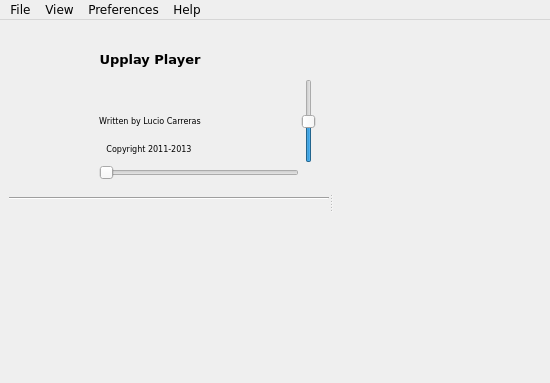
<?xml version="1.0" encoding="UTF-8"?>
<ui version="4.0">
 <class>Upplay</class>
 <widget class="QMainWindow" name="Upplay">
  <property name="geometry">
   <rect>
    <x>0</x>
    <y>0</y>
    <width>550</width>
    <height>383</height>
   </rect>
  </property>
  <property name="sizePolicy">
   <sizepolicy hsizetype="Preferred" vsizetype="Preferred">
    <horstretch>0</horstretch>
    <verstretch>0</verstretch>
   </sizepolicy>
  </property>
  <property name="font">
   <font>
    <family>DejaVu Sans</family>
   </font>
  </property>
  <property name="focusPolicy">
   <enum>Qt::StrongFocus</enum>
  </property>
  <property name="windowTitle">
   <string>Upplay Player</string>
  </property>
  <property name="windowIcon">
   <iconset>
    <normaloff>../../.designer/backup/icons/play.png</normaloff>../../.designer/backup/icons/play.png</iconset>
  </property>
  <property name="toolButtonStyle">
   <enum>Qt::ToolButtonIconOnly</enum>
  </property>
  <property name="documentMode">
   <bool>false</bool>
  </property>
  <property name="unifiedTitleAndToolBarOnMac">
   <bool>true</bool>
  </property>
  <widget class="QWidget" name="centralwidget">
   <layout class="QVBoxLayout" name="verticalLayout_2">
    <item>
     <widget class="QSplitter" name="splitter">
      <property name="orientation">
       <enum>Qt::Horizontal</enum>
      </property>
      <widget class="QWidget" name="layoutWidget">
       <layout class="QVBoxLayout" name="verticalLayout" stretch="0,1">
        <property name="spacing">
         <number>2</number>
        </property>
        <item>
         <layout class="QGridLayout" name="gridLayout">
          <property name="verticalSpacing">
           <number>0</number>
          </property>
          <item row="7" column="3" rowspan="2">
           <widget class="QPushButton" name="btn_stop">
            <property name="minimumSize">
             <size>
              <width>28</width>
              <height>28</height>
             </size>
            </property>
            <property name="maximumSize">
             <size>
              <width>28</width>
              <height>28</height>
             </size>
            </property>
            <property name="focusPolicy">
             <enum>Qt::NoFocus</enum>
            </property>
            <property name="text">
             <string/>
            </property>
            <property name="icon">
             <iconset>
              <normaloff>:/icons/stop.png</normaloff>:/icons/stop.png</iconset>
            </property>
            <property name="iconSize">
             <size>
              <width>22</width>
              <height>22</height>
             </size>
            </property>
            <property name="flat">
             <bool>true</bool>
            </property>
           </widget>
          </item>
          <item row="0" column="1" colspan="2">
           <layout class="QHBoxLayout" name="horizontalLayout_3">
            <item>
             <widget class="QLabel" name="lab_sayonara">
              <property name="minimumSize">
               <size>
                <width>0</width>
                <height>50</height>
               </size>
              </property>
              <property name="maximumSize">
               <size>
                <width>16777215</width>
                <height>40</height>
               </size>
              </property>
              <property name="font">
               <font>
                <pointsize>10</pointsize>
                <weight>75</weight>
                <bold>true</bold>
                <stylestrategy>PreferAntialias</stylestrategy>
               </font>
              </property>
              <property name="text">
               <string>Upplay Player</string>
              </property>
              <property name="alignment">
               <set>Qt::AlignCenter</set>
              </property>
             </widget>
            </item>
            <item>
             <widget class="QLabel" name="lab_title">
              <property name="minimumSize">
               <size>
                <width>0</width>
                <height>50</height>
               </size>
              </property>
              <property name="maximumSize">
               <size>
                <width>16777215</width>
                <height>40</height>
               </size>
              </property>
              <property name="font">
               <font>
                <pointsize>10</pointsize>
                <weight>75</weight>
                <bold>true</bold>
                <stylestrategy>PreferAntialias</stylestrategy>
               </font>
              </property>
              <property name="styleSheet">
               <string notr="true"/>
              </property>
              <property name="locale">
               <locale language="German" country="Germany"/>
              </property>
              <property name="inputMethodHints">
               <set>Qt::ImhNone</set>
              </property>
              <property name="text">
               <string notr="true"/>
              </property>
              <property name="textFormat">
               <enum>Qt::PlainText</enum>
              </property>
              <property name="scaledContents">
               <bool>true</bool>
              </property>
              <property name="alignment">
               <set>Qt::AlignCenter</set>
              </property>
              <property name="wordWrap">
               <bool>true</bool>
              </property>
              <property name="textInteractionFlags">
               <set>Qt::LinksAccessibleByMouse|Qt::TextSelectableByMouse</set>
              </property>
             </widget>
            </item>
           </layout>
          </item>
          <item row="0" column="0" rowspan="7">
           <widget class="QPushButton" name="albumCover">
            <property name="minimumSize">
             <size>
              <width>80</width>
              <height>80</height>
             </size>
            </property>
            <property name="maximumSize">
             <size>
              <width>95</width>
              <height>95</height>
             </size>
            </property>
            <property name="focusPolicy">
             <enum>Qt::NoFocus</enum>
            </property>
            <property name="text">
             <string/>
            </property>
            <property name="iconSize">
             <size>
              <width>80</width>
              <height>80</height>
             </size>
            </property>
            <property name="flat">
             <bool>true</bool>
            </property>
           </widget>
          </item>
          <item row="7" column="1" colspan="2">
           <widget class="DirectSlider" name="songProgress">
            <property name="sizePolicy">
             <sizepolicy hsizetype="Expanding" vsizetype="Fixed">
              <horstretch>1</horstretch>
              <verstretch>0</verstretch>
             </sizepolicy>
            </property>
            <property name="minimumSize">
             <size>
              <width>100</width>
              <height>20</height>
             </size>
            </property>
            <property name="maximumSize">
             <size>
              <width>16777215</width>
              <height>20</height>
             </size>
            </property>
            <property name="sizeIncrement">
             <size>
              <width>3</width>
              <height>0</height>
             </size>
            </property>
            <property name="focusPolicy">
             <enum>Qt::NoFocus</enum>
            </property>
            <property name="orientation">
             <enum>Qt::Horizontal</enum>
            </property>
            <property name="invertedAppearance">
             <bool>false</bool>
            </property>
            <property name="invertedControls">
             <bool>false</bool>
            </property>
            <property name="tickInterval">
             <number>20</number>
            </property>
           </widget>
          </item>
          <item row="7" column="0" rowspan="2">
           <layout class="QHBoxLayout" name="horizontalLayout_2">
            <property name="spacing">
             <number>0</number>
            </property>
            <property name="sizeConstraint">
             <enum>QLayout::SetMaximumSize</enum>
            </property>
            <property name="bottomMargin">
             <number>0</number>
            </property>
            <item>
             <widget class="QPushButton" name="btn_bw">
              <property name="enabled">
               <bool>true</bool>
              </property>
              <property name="sizePolicy">
               <sizepolicy hsizetype="Fixed" vsizetype="Fixed">
                <horstretch>0</horstretch>
                <verstretch>0</verstretch>
               </sizepolicy>
              </property>
              <property name="minimumSize">
               <size>
                <width>28</width>
                <height>28</height>
               </size>
              </property>
              <property name="maximumSize">
               <size>
                <width>28</width>
                <height>28</height>
               </size>
              </property>
              <property name="focusPolicy">
               <enum>Qt::NoFocus</enum>
              </property>
              <property name="text">
               <string/>
              </property>
              <property name="icon">
               <iconset>
                <normaloff>:/icons/bwd.png</normaloff>:/icons/bwd.png</iconset>
              </property>
              <property name="iconSize">
               <size>
                <width>20</width>
                <height>20</height>
               </size>
              </property>
              <property name="flat">
               <bool>true</bool>
              </property>
             </widget>
            </item>
            <item>
             <widget class="QPushButton" name="btn_play">
              <property name="sizePolicy">
               <sizepolicy hsizetype="Fixed" vsizetype="Fixed">
                <horstretch>0</horstretch>
                <verstretch>0</verstretch>
               </sizepolicy>
              </property>
              <property name="minimumSize">
               <size>
                <width>32</width>
                <height>34</height>
               </size>
              </property>
              <property name="maximumSize">
               <size>
                <width>32</width>
                <height>34</height>
               </size>
              </property>
              <property name="focusPolicy">
               <enum>Qt::NoFocus</enum>
              </property>
              <property name="text">
               <string/>
              </property>
              <property name="icon">
               <iconset>
                <normaloff>:/icons/play.png</normaloff>:/icons/play.png</iconset>
              </property>
              <property name="iconSize">
               <size>
                <width>28</width>
                <height>28</height>
               </size>
              </property>
              <property name="shortcut">
               <string/>
              </property>
              <property name="autoDefault">
               <bool>false</bool>
              </property>
              <property name="default">
               <bool>false</bool>
              </property>
              <property name="flat">
               <bool>true</bool>
              </property>
             </widget>
            </item>
            <item>
             <widget class="QPushButton" name="btn_fw">
              <property name="enabled">
               <bool>true</bool>
              </property>
              <property name="sizePolicy">
               <sizepolicy hsizetype="Fixed" vsizetype="Fixed">
                <horstretch>0</horstretch>
                <verstretch>0</verstretch>
               </sizepolicy>
              </property>
              <property name="minimumSize">
               <size>
                <width>28</width>
                <height>28</height>
               </size>
              </property>
              <property name="maximumSize">
               <size>
                <width>28</width>
                <height>28</height>
               </size>
              </property>
              <property name="focusPolicy">
               <enum>Qt::NoFocus</enum>
              </property>
              <property name="text">
               <string/>
              </property>
              <property name="icon">
               <iconset>
                <normaloff>:/icons/fwd.png</normaloff>:/icons/fwd.png</iconset>
              </property>
              <property name="iconSize">
               <size>
                <width>20</width>
                <height>20</height>
               </size>
              </property>
              <property name="flat">
               <bool>true</bool>
              </property>
             </widget>
            </item>
           </layout>
          </item>
          <item row="1" column="3" rowspan="6">
           <widget class="DirectSlider" name="volumeSlider">
            <property name="focusPolicy">
             <enum>Qt::NoFocus</enum>
            </property>
            <property name="maximum">
             <number>100</number>
            </property>
            <property name="value">
             <number>50</number>
            </property>
            <property name="tracking">
             <bool>false</bool>
            </property>
            <property name="invertedAppearance">
             <bool>false</bool>
            </property>
            <property name="invertedControls">
             <bool>false</bool>
            </property>
            <property name="tickInterval">
             <number>25</number>
            </property>
           </widget>
          </item>
          <item row="9" column="0" colspan="4">
           <widget class="Line" name="line">
            <property name="enabled">
             <bool>true</bool>
            </property>
            <property name="sizePolicy">
             <sizepolicy hsizetype="MinimumExpanding" vsizetype="Fixed">
              <horstretch>3</horstretch>
              <verstretch>0</verstretch>
             </sizepolicy>
            </property>
            <property name="minimumSize">
             <size>
              <width>320</width>
              <height>3</height>
             </size>
            </property>
            <property name="styleSheet">
             <string notr="true"/>
            </property>
            <property name="frameShadow">
             <enum>QFrame::Sunken</enum>
            </property>
            <property name="lineWidth">
             <number>1</number>
            </property>
            <property name="midLineWidth">
             <number>0</number>
            </property>
            <property name="orientation">
             <enum>Qt::Horizontal</enum>
            </property>
           </widget>
          </item>
          <item row="8" column="1" colspan="2">
           <layout class="QHBoxLayout" name="horizontalLayout_4">
            <property name="spacing">
             <number>2</number>
            </property>
            <item>
             <widget class="QLabel" name="curTime">
              <property name="font">
               <font>
                <pointsize>7</pointsize>
               </font>
              </property>
              <property name="styleSheet">
               <string notr="true"/>
              </property>
              <property name="lineWidth">
               <number>0</number>
              </property>
              <property name="text">
               <string notr="true"/>
              </property>
             </widget>
            </item>
            <item>
             <spacer name="horizontalSpacer">
              <property name="orientation">
               <enum>Qt::Horizontal</enum>
              </property>
              <property name="sizeType">
               <enum>QSizePolicy::MinimumExpanding</enum>
              </property>
              <property name="sizeHint" stdset="0">
               <size>
                <width>40</width>
                <height>10</height>
               </size>
              </property>
             </spacer>
            </item>
            <item>
             <widget class="QLabel" name="maxTime">
              <property name="font">
               <font>
                <pointsize>7</pointsize>
               </font>
              </property>
              <property name="lineWidth">
               <number>0</number>
              </property>
              <property name="text">
               <string notr="true"/>
              </property>
              <property name="alignment">
               <set>Qt::AlignRight|Qt::AlignTrailing|Qt::AlignVCenter</set>
              </property>
             </widget>
            </item>
           </layout>
          </item>
          <item row="0" column="3">
           <widget class="QPushButton" name="btn_mute">
            <property name="maximumSize">
             <size>
              <width>28</width>
              <height>30</height>
             </size>
            </property>
            <property name="focusPolicy">
             <enum>Qt::NoFocus</enum>
            </property>
            <property name="text">
             <string/>
            </property>
            <property name="icon">
             <iconset>
              <normaloff>:/icons/vol_mute.png</normaloff>:/icons/vol_mute.png</iconset>
            </property>
            <property name="iconSize">
             <size>
              <width>24</width>
              <height>24</height>
             </size>
            </property>
            <property name="flat">
             <bool>true</bool>
            </property>
           </widget>
          </item>
          <item row="3" column="1" rowspan="2" colspan="2">
           <layout class="QHBoxLayout" name="horizontalLayout_6">
            <item>
             <widget class="QLabel" name="lab_writtenby">
              <property name="font">
               <font>
                <pointsize>6</pointsize>
                <stylestrategy>PreferAntialias</stylestrategy>
               </font>
              </property>
              <property name="text">
               <string>Written by Lucio Carreras</string>
              </property>
              <property name="alignment">
               <set>Qt::AlignCenter</set>
              </property>
             </widget>
            </item>
            <item>
             <widget class="QLabel" name="lab_artist">
              <property name="font">
               <font>
                <pointsize>6</pointsize>
                <stylestrategy>PreferAntialias</stylestrategy>
               </font>
              </property>
              <property name="styleSheet">
               <string notr="true"/>
              </property>
              <property name="frameShape">
               <enum>QFrame::NoFrame</enum>
              </property>
              <property name="frameShadow">
               <enum>QFrame::Plain</enum>
              </property>
              <property name="text">
               <string notr="true"/>
              </property>
              <property name="textFormat">
               <enum>Qt::AutoText</enum>
              </property>
              <property name="alignment">
               <set>Qt::AlignCenter</set>
              </property>
              <property name="wordWrap">
               <bool>true</bool>
              </property>
              <property name="openExternalLinks">
               <bool>false</bool>
              </property>
             </widget>
            </item>
           </layout>
          </item>
          <item row="5" column="1" rowspan="2" colspan="2">
           <layout class="QHBoxLayout" name="horizontalLayout_7">
            <item>
             <widget class="QLabel" name="lab_copyright">
              <property name="minimumSize">
               <size>
                <width>0</width>
                <height>20</height>
               </size>
              </property>
              <property name="maximumSize">
               <size>
                <width>16777215</width>
                <height>20</height>
               </size>
              </property>
              <property name="font">
               <font>
                <pointsize>6</pointsize>
                <stylestrategy>PreferAntialias</stylestrategy>
               </font>
              </property>
              <property name="text">
               <string>Copyright 2011-2013</string>
              </property>
              <property name="alignment">
               <set>Qt::AlignCenter</set>
              </property>
             </widget>
            </item>
            <item>
             <widget class="QLabel" name="lab_album">
              <property name="minimumSize">
               <size>
                <width>0</width>
                <height>20</height>
               </size>
              </property>
              <property name="maximumSize">
               <size>
                <width>16777215</width>
                <height>20</height>
               </size>
              </property>
              <property name="font">
               <font>
                <pointsize>6</pointsize>
                <stylestrategy>PreferAntialias</stylestrategy>
               </font>
              </property>
              <property name="styleSheet">
               <string notr="true"/>
              </property>
              <property name="text">
               <string notr="true"/>
              </property>
              <property name="alignment">
               <set>Qt::AlignCenter</set>
              </property>
              <property name="wordWrap">
               <bool>true</bool>
              </property>
             </widget>
            </item>
           </layout>
          </item>
          <item row="1" column="1" rowspan="2" colspan="2">
           <layout class="QHBoxLayout" name="horizontalLayout_8">
            <item>
             <widget class="QLabel" name="lab_version">
              <property name="maximumSize">
               <size>
                <width>16777215</width>
                <height>20</height>
               </size>
              </property>
              <property name="font">
               <font>
                <pointsize>8</pointsize>
                <stylestrategy>PreferAntialias</stylestrategy>
               </font>
              </property>
              <property name="text">
               <string/>
              </property>
              <property name="alignment">
               <set>Qt::AlignCenter</set>
              </property>
             </widget>
            </item>
            <item>
             <widget class="QLabel" name="lab_rating">
              <property name="minimumSize">
               <size>
                <width>0</width>
                <height>20</height>
               </size>
              </property>
              <property name="maximumSize">
               <size>
                <width>16777215</width>
                <height>20</height>
               </size>
              </property>
              <property name="font">
               <font>
                <pointsize>8</pointsize>
                <weight>75</weight>
                <bold>true</bold>
                <stylestrategy>PreferAntialias</stylestrategy>
               </font>
              </property>
              <property name="autoFillBackground">
               <bool>false</bool>
              </property>
              <property name="styleSheet">
               <string notr="true"/>
              </property>
              <property name="text">
               <string notr="true"/>
              </property>
              <property name="alignment">
               <set>Qt::AlignCenter</set>
              </property>
             </widget>
            </item>
           </layout>
          </item>
         </layout>
        </item>
        <item>
         <widget class="QWidget" name="playlist_widget" native="true">
          <property name="sizePolicy">
           <sizepolicy hsizetype="Preferred" vsizetype="Preferred">
            <horstretch>0</horstretch>
            <verstretch>1</verstretch>
           </sizepolicy>
          </property>
          <property name="minimumSize">
           <size>
            <width>200</width>
            <height>0</height>
           </size>
          </property>
         </widget>
        </item>
       </layout>
      </widget>
      <widget class="QWidget" name="library_widget" native="true">
       <property name="sizePolicy">
        <sizepolicy hsizetype="Preferred" vsizetype="Preferred">
         <horstretch>2</horstretch>
         <verstretch>0</verstretch>
        </sizepolicy>
       </property>
       <property name="minimumSize">
        <size>
         <width>200</width>
         <height>0</height>
        </size>
       </property>
       <property name="focusPolicy">
        <enum>Qt::StrongFocus</enum>
       </property>
       <property name="styleSheet">
        <string notr="true"/>
       </property>
      </widget>
     </widget>
    </item>
   </layout>
  </widget>
  <widget class="QMenuBar" name="menubar">
   <property name="geometry">
    <rect>
     <x>0</x>
     <y>0</y>
     <width>550</width>
     <height>25</height>
    </rect>
   </property>
   <property name="font">
    <font>
     <family>DejaVu Sans</family>
    </font>
   </property>
   <property name="defaultUp">
    <bool>false</bool>
   </property>
   <property name="nativeMenuBar">
    <bool>false</bool>
   </property>
   <widget class="QMenu" name="menuFle">
    <property name="font">
     <font>
      <family>DejaVu Sans</family>
     </font>
    </property>
    <property name="title">
     <string>File</string>
    </property>
    <addaction name="separator"/>
    <addaction name="actionChange_Media_Renderer"/>
    <addaction name="separator"/>
    <addaction name="action_Close"/>
   </widget>
   <widget class="QMenu" name="menuView">
    <property name="font">
     <font>
      <family>DejaVu Sans</family>
     </font>
    </property>
    <property name="styleSheet">
     <string notr="true"/>
    </property>
    <property name="title">
     <string>View</string>
    </property>
    <addaction name="action_viewLibrary"/>
    <addaction name="action_viewSearchPanel"/>
    <addaction name="action_smallPlaylistItems"/>
    <addaction name="separator"/>
    <addaction name="action_Dark"/>
    <addaction name="action_Fullscreen"/>
   </widget>
   <widget class="QMenu" name="menuPreferences">
    <property name="font">
     <font>
      <family>DejaVu Sans</family>
     </font>
    </property>
    <property name="title">
     <string>Preferences</string>
    </property>
    <addaction name="action_min2tray"/>
    <addaction name="action_folderviewfnorder"/>
   </widget>
   <widget class="QMenu" name="menuAbout">
    <property name="font">
     <font>
      <family>DejaVu Sans</family>
     </font>
    </property>
    <property name="title">
     <string>Help</string>
    </property>
    <addaction name="action_help"/>
    <addaction name="action_about"/>
   </widget>
   <addaction name="menuFle"/>
   <addaction name="menuView"/>
   <addaction name="menuPreferences"/>
   <addaction name="menuAbout"/>
  </widget>
  <action name="action_Close">
   <property name="text">
    <string>Close</string>
   </property>
   <property name="font">
    <font>
     <family>DejaVu Sans</family>
     <pointsize>9</pointsize>
    </font>
   </property>
   <property name="shortcut">
    <string>Ctrl+Q</string>
   </property>
  </action>
  <action name="action_Dark">
   <property name="checkable">
    <bool>true</bool>
   </property>
   <property name="text">
    <string>Dark</string>
   </property>
   <property name="font">
    <font>
     <family>DejaVu Sans</family>
     <pointsize>9</pointsize>
    </font>
   </property>
  </action>
  <action name="action_help">
   <property name="text">
    <string>Help</string>
   </property>
   <property name="font">
    <font>
     <family>DejaVu Sans</family>
    </font>
   </property>
  </action>
  <action name="action_about">
   <property name="text">
    <string>About</string>
   </property>
   <property name="font">
    <font>
     <family>DejaVu Sans</family>
    </font>
   </property>
  </action>
  <action name="action_viewLibrary">
   <property name="checkable">
    <bool>true</bool>
   </property>
   <property name="checked">
    <bool>true</bool>
   </property>
   <property name="text">
    <string>&amp;Library</string>
   </property>
   <property name="font">
    <font>
     <family>DejaVu Sans</family>
     <pointsize>9</pointsize>
    </font>
   </property>
   <property name="shortcutContext">
    <enum>Qt::ApplicationShortcut</enum>
   </property>
  </action>
  <action name="action_min2tray">
   <property name="checkable">
    <bool>true</bool>
   </property>
   <property name="text">
    <string>Close to tray</string>
   </property>
   <property name="font">
    <font>
     <family>DejaVu Sans</family>
     <pointsize>9</pointsize>
    </font>
   </property>
  </action>
  <action name="action_folderviewfnorder">
   <property name="checkable">
    <bool>true</bool>
   </property>
   <property name="text">
    <string>Use file name ordering inside folder hierarchy</string>
   </property>
   <property name="font">
    <font>
     <family>DejaVu Sans</family>
     <pointsize>9</pointsize>
    </font>
   </property>
  </action>
  <action name="action_Fullscreen">
   <property name="checkable">
    <bool>true</bool>
   </property>
   <property name="text">
    <string>Fullscreen </string>
   </property>
   <property name="font">
    <font>
     <family>DejaVu Sans</family>
     <pointsize>9</pointsize>
    </font>
   </property>
  </action>
  <action name="action_smallPlaylistItems">
   <property name="checkable">
    <bool>true</bool>
   </property>
   <property name="text">
    <string>Small Playlist Items</string>
   </property>
   <property name="font">
    <font>
     <family>DejaVu Sans</family>
     <pointsize>9</pointsize>
    </font>
   </property>
  </action>
  <action name="actionChange_Media_Renderer">
   <property name="text">
    <string>Change Media Renderer</string>
   </property>
  </action>
  <action name="action_viewSearchPanel">
   <property name="checkable">
    <bool>true</bool>
   </property>
   <property name="text">
    <string>Search panel</string>
   </property>
  </action>
 </widget>
 <customwidgets>
  <customwidget>
   <class>DirectSlider</class>
   <extends>QSlider</extends>
   <header>GUI/player/DirectSlider.h</header>
  </customwidget>
 </customwidgets>
 <resources/>
 <connections/>
</ui>
